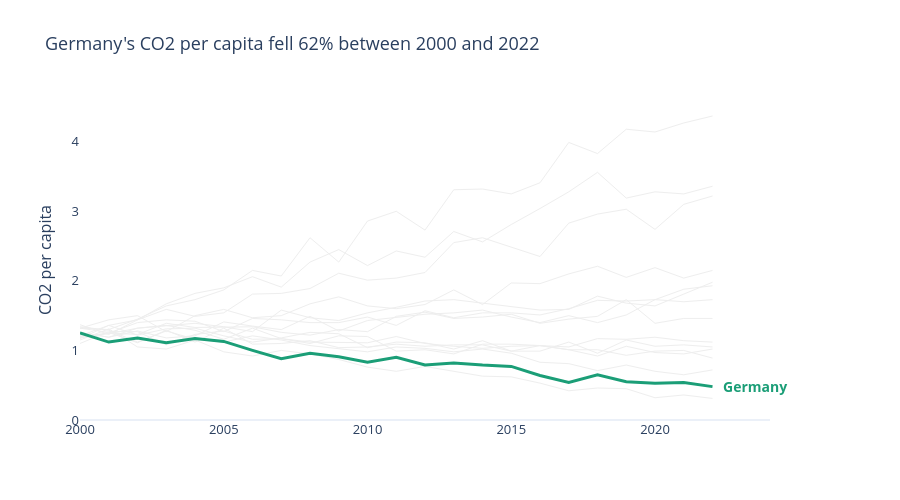

Write notebook code for a chart like this one.
### Markdown cell above
## Task 1 - A line chart showing CO2 per Capita for all countries in the dataset

**Requirements:**
- All countries shown (for context), but only **one highlighted in colour** — your choice which
- All other lines in grey (#EEEEEE), thinner
- Highlighted country/countries **labelled directly** at the end of its line (not in a legend)
- Insight title that names the highlighted country/countries and its story

### Code cell
# Task 1 
# YOUR CODE HERE
def highlight_line_chart(data, y_col, highlight, colour, y_title, title):
    fig = go.Figure()

    for country in data['Country'].unique():       
        if country == highlight:                   
            continue
        d = data[data['Country'] == country].sort_values('Year') 
        fig.add_trace(go.Scatter(
            x=d['Year'],                           
            y=d[y_col],                            
            mode='lines',                          
            line=dict(color='#EEEEEE', width=1),  
            name=country,                          
            showlegend=False,                    
        ))

    
    d = data[data['Country'] == highlight].sort_values('Year') 
    fig.add_trace(go.Scatter(
        x=d['Year'], y=d[y_col],
        mode='lines',
        line=dict(color=colour, width=3),     
        name=highlight,
        showlegend=False,
    ))

    
    last = d.iloc[-1]                             
    fig.add_annotation(
        x=last['Year'], y=last[y_col],            
        text=f"<b>{highlight}</b>",                
        showarrow=False,                           
        xanchor='left',                            
        xshift=8,                                  
        font=dict(color=colour, size=14),          
    )

    # STEP 4: clean the look. Remove clutter.
    fig.update_layout(
        title=title,                               
        template='plotly_white',                   
        showlegend=False,                          
        yaxis_title=y_title,                       
        xaxis_title=None,                          
        font=dict(size=13),                        
        height=500,
        margin=dict(r=130),                        
    )
    fig.update_xaxes(range=[2000, 2024],           
                     showgrid=False,               
                     tickangle=0)                  
    fig.update_yaxes(showgrid=False,               
                     rangemode='tozero')           
    return fig                                     


star = 'Germany'                                   

g = df[df['Country'] == star]                      
start = g[g['Year'] == 2000]['CO2_per_capita'].iloc[0]   
end = g[g['Year'] == 2022]['CO2_per_capita'].iloc[0]     
change = (end / start - 1) * 100                  
word = 'fell' if change < 0 else 'rose'            

fig1 = highlight_line_chart(
    data=df,
    y_col='CO2_per_capita',
    highlight=star,
    colour='#1B9E77',
    y_title='CO2 per capita',
    title=f"{star}'s CO2 per capita {word} {abs(change):.0f}% between 2000 and 2022",
)
fig1.show()

### Figure 1 — Plotly figure (JSON) as saved in the notebook; plotly's stock layout.template omitted (floating-point values rounded to 4 significant figures)
{"data": [{"line": {"color": "#EEEEEE", "width": 1}, "mode": "lines", "name": "United States", "showlegend": false, "type": "scatter", "x": [2000, 2001, 2002, 2003, 2004, 2005, 2006, 2007, 2008, 2009, 2010, 2011, 2012, 2013, 2014, 2015, 2016, 2017, 2018, 2019, 2020, 2021, 2022], "y": [1.32, 1.26, 1.11, 1.29, 1.12, 1.32, 1.09, 1.1, 1.14, 1.04, 1.05, 1.09, 1.06, 1.08, 1.08, 0.99, 1.07, 1.01, 0.92, 1.06, 0.97, 0.95, 1.02]}, {"line": {"color": "#EEEEEE", "width": 1}, "mode": "lines", "name": "China", "showlegend": false, "type": "scatter", "x": [2000, 2001, 2002, 2003, 2004, 2005, 2006, 2007, 2008, 2009, 2010, 2011, 2012, 2013, 2014, 2015, 2016, 2017, 2018, 2019, 2020, 2021, 2022], "y": [1.32, 1.3, 1.45, 1.64, 1.73, 1.87, 2.15, 2.07, 2.62, 2.27, 2.86, 3.0, 2.73, 3.31, 3.32, 3.25, 3.41, 3.99, 3.83, 4.18, 4.14, 4.27, 4.37]}, {"line": {"color": "#EEEEEE", "width": 1}, "mode": "lines", "name": "India", "showlegend": false, "type": "scatter", "x": [2000, 2001, 2002, 2003, 2004, 2005, 2006, 2007, 2008, 2009, 2010, 2011, 2012, 2013, 2014, 2015, 2016, 2017, 2018, 2019, 2020, 2021, 2022], "y": [1.21, 1.36, 1.44, 1.67, 1.82, 1.9, 2.06, 1.91, 2.27, 2.45, 2.22, 2.43, 2.34, 2.71, 2.56, 2.81, 3.04, 3.28, 3.56, 3.19, 3.28, 3.25, 3.36]}, {"line": {"color": "#EEEEEE", "width": 1}, "mode": "lines", "name": "United Kingdom", "showlegend": false, "type": "scatter", "x": [2000, 2001, 2002, 2003, 2004, 2005, 2006, 2007, 2008, 2009, 2010, 2011, 2012, 2013, 2014, 2015, 2016, 2017, 2018, 2019, 2020, 2021, 2022], "y": [1.15, 1.31, 1.05, 1.02, 1.15, 0.98, 0.92, 1.0, 0.95, 0.87, 0.76, 0.7, 0.77, 0.7, 0.63, 0.62, 0.53, 0.42, 0.46, 0.45, 0.32, 0.36, 0.31]}, {"line": {"color": "#EEEEEE", "width": 1}, "mode": "lines", "name": "France", "showlegend": false, "type": "scatter", "x": [2000, 2001, 2002, 2003, 2004, 2005, 2006, 2007, 2008, 2009, 2010, 2011, 2012, 2013, 2014, 2015, 2016, 2017, 2018, 2019, 2020, 2021, 2022], "y": [1.34, 1.29, 1.12, 1.28, 1.16, 1.12, 1.21, 1.15, 1.07, 1.02, 0.98, 1.05, 1.03, 0.98, 1.02, 0.96, 0.83, 0.81, 0.71, 0.79, 0.7, 0.65, 0.72]}, {"line": {"color": "#EEEEEE", "width": 1}, "mode": "lines", "name": "Brazil", "showlegend": false, "type": "scatter", "x": [2000, 2001, 2002, 2003, 2004, 2005, 2006, 2007, 2008, 2009, 2010, 2011, 2012, 2013, 2014, 2015, 2016, 2017, 2018, 2019, 2020, 2021, 2022], "y": [1.26, 1.19, 1.32, 1.36, 1.39, 1.34, 1.27, 1.58, 1.47, 1.43, 1.54, 1.62, 1.71, 1.73, 1.68, 1.63, 1.58, 1.59, 1.78, 1.68, 1.64, 1.81, 1.98]}, {"line": {"color": "#EEEEEE", "width": 1}, "mode": "lines", "name": "Japan", "showlegend": false, "type": "scatter", "x": [2000, 2001, 2002, 2003, 2004, 2005, 2006, 2007, 2008, 2009, 2010, 2011, 2012, 2013, 2014, 2015, 2016, 2017, 2018, 2019, 2020, 2021, 2022], "y": [1.1, 1.27, 1.27, 1.08, 1.23, 1.28, 1.16, 1.17, 1.1, 1.21, 1.2, 0.99, 1.01, 0.95, 1.09, 1.09, 1.07, 1.01, 1.01, 0.93, 0.99, 1.0, 0.89]}, {"line": {"color": "#EEEEEE", "width": 1}, "mode": "lines", "name": "Canada", "showlegend": false, "type": "scatter", "x": [2000, 2001, 2002, 2003, 2004, 2005, 2006, 2007, 2008, 2009, 2010, 2011, 2012, 2013, 2014, 2015, 2016, 2017, 2018, 2019, 2020, 2021, 2022], "y": [1.17, 1.36, 1.22, 1.31, 1.32, 1.21, 1.12, 1.18, 1.26, 1.24, 1.04, 1.12, 1.11, 1.02, 1.14, 0.99, 0.99, 1.12, 0.96, 1.15, 1.06, 1.08, 1.05]}, {"line": {"color": "#EEEEEE", "width": 1}, "mode": "lines", "name": "Australia", "showlegend": false, "type": "scatter", "x": [2000, 2001, 2002, 2003, 2004, 2005, 2006, 2007, 2008, 2009, 2010, 2011, 2012, 2013, 2014, 2015, 2016, 2017, 2018, 2019, 2020, 2021, 2022], "y": [1.26, 1.19, 1.28, 1.18, 1.21, 1.41, 1.35, 1.3, 1.49, 1.28, 1.43, 1.47, 1.52, 1.54, 1.58, 1.48, 1.4, 1.5, 1.4, 1.51, 1.73, 1.7, 1.73]}, {"line": {"color": "#EEEEEE", "width": 1}, "mode": "lines", "name": "South Korea", "showlegend": false, "type": "scatter", "x": [2000, 2001, 2002, 2003, 2004, 2005, 2006, 2007, 2008, 2009, 2010, 2011, 2012, 2013, 2014, 2015, 2016, 2017, 2018, 2019, 2020, 2021, 2022], "y": [1.32, 1.44, 1.5, 1.27, 1.5, 1.59, 1.47, 1.5, 1.67, 1.77, 1.64, 1.6, 1.66, 1.87, 1.66, 1.97, 1.96, 2.1, 2.21, 2.05, 2.19, 2.04, 2.15]}, {"line": {"color": "#EEEEEE", "width": 1}, "mode": "lines", "name": "Russia", "showlegend": false, "type": "scatter", "x": [2000, 2001, 2002, 2003, 2004, 2005, 2006, 2007, 2008, 2009, 2010, 2011, 2012, 2013, 2014, 2015, 2016, 2017, 2018, 2019, 2020, 2021, 2022], "y": [1.19, 1.24, 1.32, 1.36, 1.29, 1.16, 1.32, 1.17, 1.12, 1.11, 1.11, 1.2, 1.1, 1.06, 1.03, 1.06, 1.07, 1.05, 1.17, 1.16, 1.19, 1.14, 1.12]}, {"line": {"color": "#EEEEEE", "width": 1}, "mode": "lines", "name": "South Africa", "showlegend": false, "type": "scatter", "x": [2000, 2001, 2002, 2003, 2004, 2005, 2006, 2007, 2008, 2009, 2010, 2011, 2012, 2013, 2014, 2015, 2016, 2017, 2018, 2019, 2020, 2021, 2022], "y": [1.2, 1.25, 1.23, 1.39, 1.33, 1.34, 1.34, 1.26, 1.22, 1.3, 1.27, 1.49, 1.55, 1.46, 1.48, 1.52, 1.39, 1.45, 1.49, 1.73, 1.39, 1.46, 1.46]}, {"line": {"color": "#EEEEEE", "width": 1}, "mode": "lines", "name": "Mexico", "showlegend": false, "type": "scatter", "x": [2000, 2001, 2002, 2003, 2004, 2005, 2006, 2007, 2008, 2009, 2010, 2011, 2012, 2013, 2014, 2015, 2016, 2017, 2018, 2019, 2020, 2021, 2022], "y": [1.18, 1.25, 1.4, 1.44, 1.42, 1.27, 1.46, 1.44, 1.4, 1.4, 1.48, 1.36, 1.57, 1.47, 1.54, 1.54, 1.51, 1.6, 1.72, 1.71, 1.73, 1.88, 1.93]}, {"line": {"color": "#EEEEEE", "width": 1}, "mode": "lines", "name": "Indonesia", "showlegend": false, "type": "scatter", "x": [2000, 2001, 2002, 2003, 2004, 2005, 2006, 2007, 2008, 2009, 2010, 2011, 2012, 2013, 2014, 2015, 2016, 2017, 2018, 2019, 2020, 2021, 2022], "y": [1.37, 1.23, 1.44, 1.59, 1.49, 1.54, 1.81, 1.82, 1.89, 2.11, 2.01, 2.04, 2.12, 2.55, 2.62, 2.49, 2.35, 2.83, 2.96, 3.03, 2.74, 3.1, 3.22]}, {"line": {"color": "#1B9E77", "width": 3}, "mode": "lines", "name": "Germany", "showlegend": false, "type": "scatter", "x": [2000, 2001, 2002, 2003, 2004, 2005, 2006, 2007, 2008, 2009, 2010, 2011, 2012, 2013, 2014, 2015, 2016, 2017, 2018, 2019, 2020, 2021, 2022], "y": [1.25, 1.12, 1.18, 1.11, 1.17, 1.13, 1.0, 0.88, 0.96, 0.91, 0.83, 0.9, 0.79, 0.82, 0.79, 0.77, 0.64, 0.54, 0.65, 0.55, 0.53, 0.54, 0.48]}], "layout": {"annotations": [{"font": {"color": "#1B9E77", "size": 14}, "showarrow": false, "text": "<b>Germany</b>", "x": 2022, "xanchor": "left", "xshift": 8, "y": 0.48}], "font": {"size": 13}, "height": 500, "margin": {"r": 130}, "showlegend": false, "title": {"text": "Germany's CO2 per capita fell 62% between 2000 and 2022"}, "xaxis": {"range": [2000, 2024], "showgrid": false, "tickangle": 0, "title": {}}, "yaxis": {"rangemode": "tozero", "showgrid": false, "title": {"text": "CO2 per capita"}}}}
